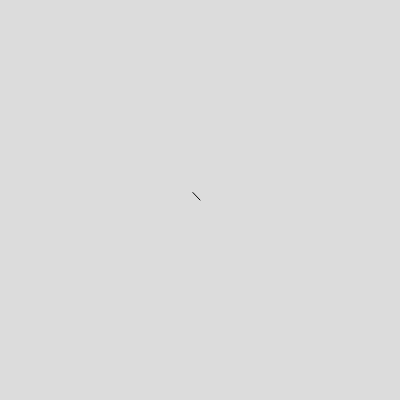
Frame 1 (no input)
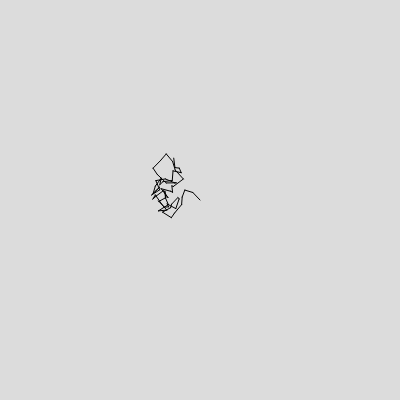
Frame 60 (no input)
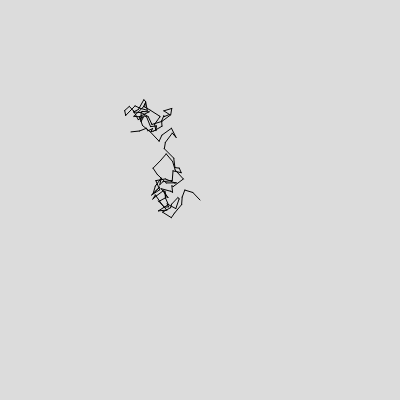
Frame 120 (the mouse pressed at the canvas centre since frame 60)

The p5.js sketch that drew these frames (run headless with seeded random() and noise() and a simulated clock; from frame 60 on, the mouse is pressed at the canvas centre):

// p5.js sketch
// ── sketch.js
let newVector;
let oldVector;

function setup() {
  createCanvas(400, 400);
  background(220);
  newVector = createVector(width / 2, height / 2);
  oldVector = createVector(width / 2, height / 2);
  stroke(0);
}

function draw() {
  newVector.x += random(0, 10) * randomSign();
  newVector.y += random(0, 10) * randomSign();
  line(newVector.x, newVector.y, oldVector.x, oldVector.y);
  oldVector.x = newVector.x;
  oldVector.y = newVector.y;
}

function randomSign() {
  let sign = random();
  if (sign > 0.5) {
    return 1;
  } else {
    return -1;
  }
}
